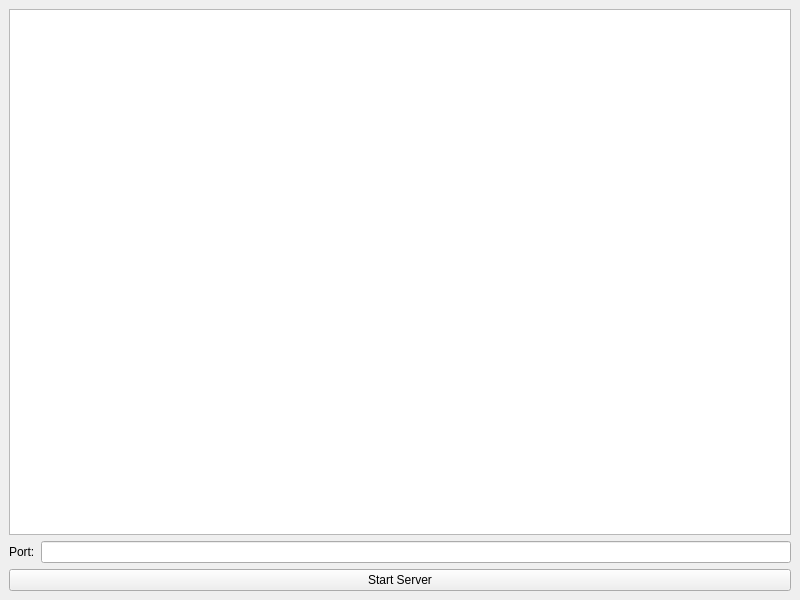
<?xml version="1.0" encoding="UTF-8"?>
<ui version="4.0">
 <class>MainWindow</class>
 <widget class="QMainWindow" name="MainWindow">
  <property name="geometry">
   <rect>
    <x>0</x>
    <y>0</y>
    <width>800</width>
    <height>600</height>
   </rect>
  </property>
  <property name="windowTitle">
   <string>MainWindow</string>
  </property>
  <widget class="QWidget" name="centralwidget">
   <layout class="QVBoxLayout" name="MainLayout">
    <item>
     <widget class="QTextBrowser" name="textArea"/>
    </item>
    <item>
     <layout class="QHBoxLayout" name="horizontalLayout">
      <item>
       <widget class="QLabel" name="label">
        <property name="text">
         <string>Port:</string>
        </property>
       </widget>
      </item>
      <item>
       <widget class="QLineEdit" name="portEdit"/>
      </item>
     </layout>
    </item>
    <item>
     <widget class="QPushButton" name="startServerButton">
      <property name="text">
       <string>Start Server</string>
      </property>
     </widget>
    </item>
   </layout>
  </widget>
 </widget>
 <resources/>
 <connections/>
</ui>
